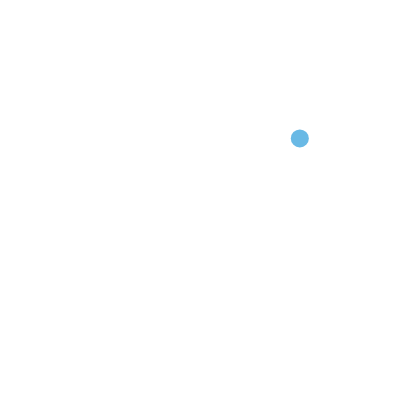
Frame 1 (no input)
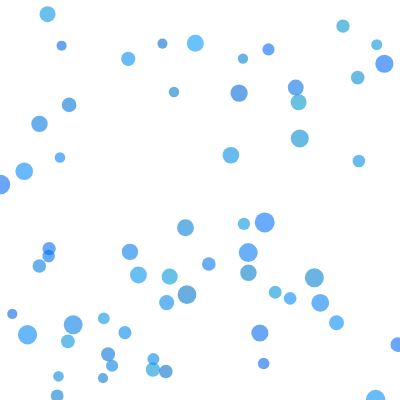
Frame 60 (no input)
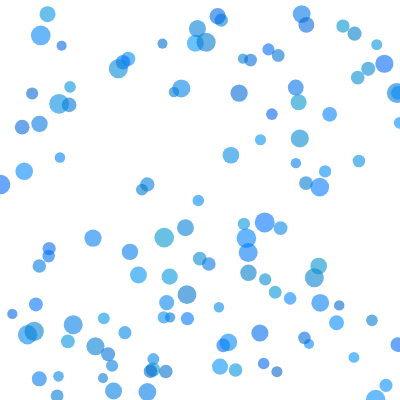
Frame 120 (the mouse pressed at the canvas centre since frame 60)

The p5.js sketch that drew these frames (run headless with seeded random() and noise() and a simulated clock; from frame 60 on, the mouse is pressed at the canvas centre):

// p5.js sketch
// ── sketch.js
// blue lagoon tiny random


function setup() {
  createCanvas(400, 400);
  background(255);
  // frameRate(8);
  noStroke();
}

function draw() {
      fill(
        0,
        random(100, 150),
        //limiting random range
        random(200, 255),
        150
        //adding alpha to slow variations
      );
  circle(random(width),random(height),
         // randomly placed circles
         random(10,20));
        //of varying sizes
  }

    console.log("this doesn't glimmer");  console.log("because it's not fast enough");
  
